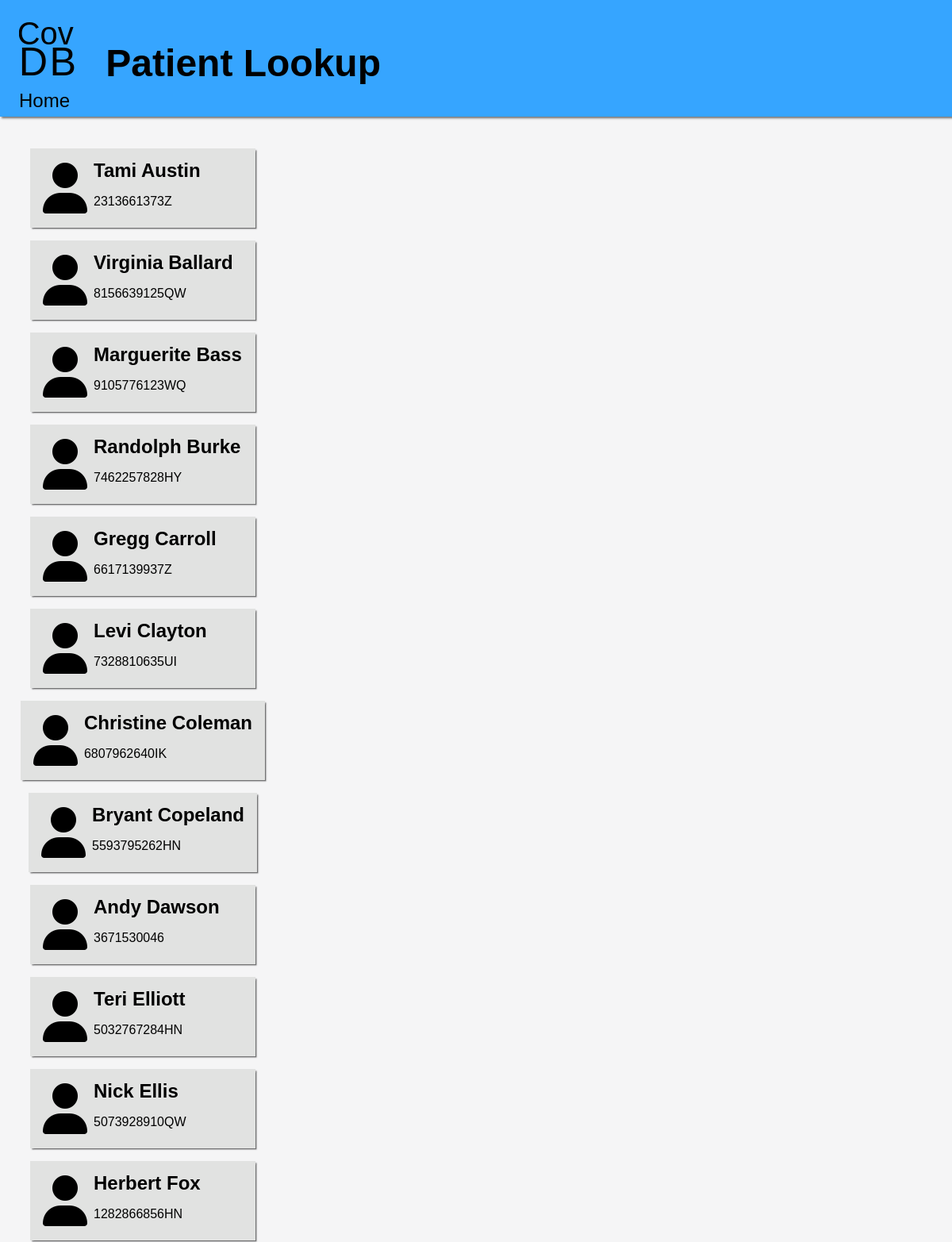
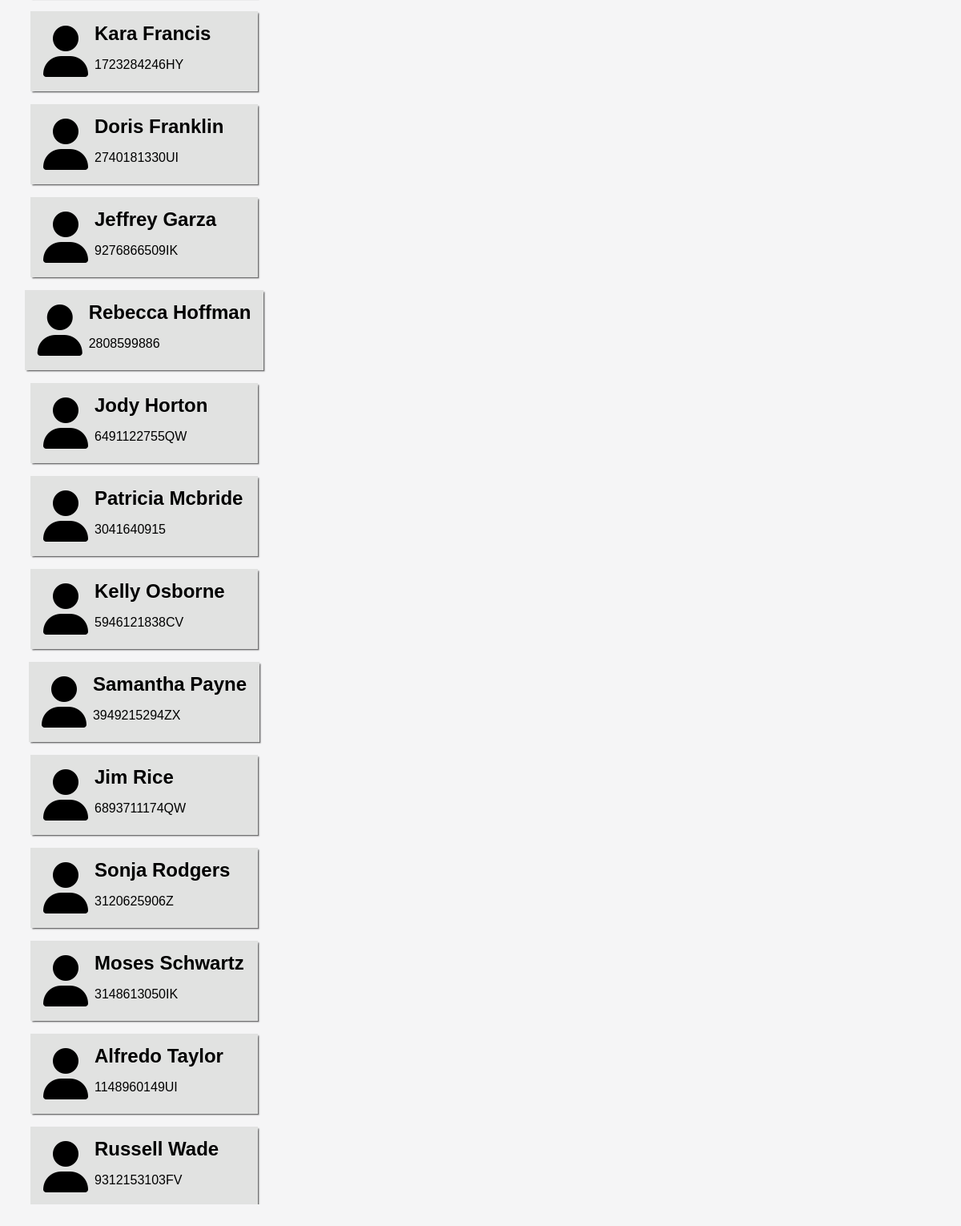
The app's page /public/patients.php with its own data (2 pictures, top to bottom).
### tables this page shows
CREATE TABLE Patient (
    OHIP        CHAR(12)    PRIMARY KEY,  
    firstName   VARCHAR(32) NOT NULL,  
    lastName    VARCHAR(32) NOT NULL,
    dateOfBirth DATE
);

### backend/patients.php (called while the page is built, shortened)
<?php
include_once($_SERVER["DOCUMENT_ROOT"] . "/_include.php");
include_once(MODELS_DIR."Patient.php");
function getPatients(string $order = "OHIP") {
    global $conn;
    $cols = array("OHIP", "firstName", "lastName", "dob");
    $order = $cols[array_search($order, $cols)];
    $stmt = $conn->prepare("SELECT * FROM Patient ORDER BY ".$order);
    $stmt->execute();
    $out = [];
    while($row = $stmt->fetch(PDO::FETCH_ASSOC)){
        $out[] = Patient::fromAssoc($row);
    }
    return $out;
}

### models/Patient.php (called while the page is built, shortened)
<?php
class Patient {
	public function __construct($OHIP, $firstName, $lastName, $dateOfBirth, ) {
		$this->OHIP = $OHIP;
		$this->firstName = $firstName;
		$this->lastName = $lastName;
	}
	public static function fromAssoc($assoc) {
		return new Patient(
			$assoc["OHIP"],
			$assoc["firstName"],
			$assoc["lastName"],
			$assoc["dateOfBirth"],
		);
	}
}

### public/patients.php (the view, shortened to what this page needs)
<!DOCTYPE html>
<html>
<?php
    include_once($_SERVER["DOCUMENT_ROOT"]."/_include.php");
    include_once(BACKEND_DIR."/patients.php");
?>
<head>
    <link rel='stylesheet' type='text/css' href='/listpage.css'>
</head>
<body>
    <div id="content">
        <section id="sidebar">
        <?php foreach(getPatients("lastName") as $p):
            $selected = "";
            ?>
            <a class="panel clickable <?= $selected ?>" href="?p=<?=$p->OHIP?>" style="width:70%; margin-left:auto; margin-right:auto">
                <i class="fa-solid fa-user"></i>
                <h2><?= $p->firstName." ".$p->lastName ?></h2>
                <p><?= $p->OHIP ?></p>
            </a>
        <?php endforeach; ?>
        </section>
    </div>
</body>
</html>

### public/main.css (style rules this page uses)
body { font-family: sans-serif; --colour-primary: #36a5ff; --colour-primary-light: #7bd6ff; --colour-primary-dark: #0077cb; --colour-secondary: #303f9f; --colour-secondary-light: #666ad1; --colour-secondary-dark: #001970; --colour-background: #f5f5f6; --colour-surface: #e1e2e1; --colour-on-primary: #000000; --colour-on-primary-dark: #FFFFFF; --colour-on-secondary: #FFFFFF; --colour-on-background: #000000; --colour-on-surface: #000000; background-color: var(--colour-background); color: var(--colour-on-background); margin:0; padding:0; min-width: fit-content; }
.panel { background-color: var(--colour-surface); color: var(--colour-on-surface); padding: 0.5em 1em; margin: 1em; flex-grow: 1; min-width: fit-content; box-shadow: 0.1em 0.1em 0.1em #00000088; display:grid; grid-template-areas: "icon . heading" "icon . text"; grid-template-columns: auto 0.5em 1fr; }
.panel i { grid-area: icon; text-align: center; font-size: 4em; margin:auto; }
.panel h2 { grid-area: heading; margin: 0.25em 0 0 0; }
.panel>*:last-child { grid-area: text; }
.clickable { transition: all 100ms; cursor: pointer; text-decoration: none; }

### public/listpage.css (style rules this page uses)
#content { display:grid; grid-template-columns: 30% auto; height: 70vh; }
#sidebar { overflow-x:hidden; overflow-y:scroll; height:inherit; }

### records on screen
patient: firstName "Tami", lastName "Austin", OHIP "2313661373Z"
patient: firstName "Virginia", lastName "Ballard", OHIP "8156639125QW"
patient: firstName "Marguerite", lastName "Bass", OHIP "9105776123WQ"
patient: firstName "Randolph", lastName "Burke", OHIP "7462257828HY"
patient: firstName "Gregg", lastName "Carroll", OHIP "6617139937Z"
patient: firstName "Levi", lastName "Clayton", OHIP "7328810635UI"
patient: firstName "Christine", lastName "Coleman", OHIP "6807962640IK"
patient: firstName "Bryant", lastName "Copeland", OHIP "5593795262HN"
patient: firstName "Andy", lastName "Dawson", OHIP "3671530046"
patient: firstName "Teri", lastName "Elliott", OHIP "5032767284HN"
patient: firstName "Nick", lastName "Ellis", OHIP "5073928910QW"
patient: firstName "Herbert", lastName "Fox", OHIP "1282866856HN"
patient: firstName "Kara", lastName "Francis", OHIP "1723284246HY"
patient: firstName "Doris", lastName "Franklin", OHIP "2740181330UI"
patient: firstName "Jeffrey", lastName "Garza", OHIP "9276866509IK"
patient: firstName "Rebecca", lastName "Hoffman", OHIP "2808599886"
patient: firstName "Jody", lastName "Horton", OHIP "6491122755QW"
patient: firstName "Patricia", lastName "Mcbride", OHIP "3041640915"
patient: firstName "Kelly", lastName "Osborne", OHIP "5946121838CV"
patient: firstName "Samantha", lastName "Payne", OHIP "3949215294ZX"
patient: firstName "Jim", lastName "Rice", OHIP "6893711174QW"
patient: firstName "Sonja", lastName "Rodgers", OHIP "3120625906Z"
patient: firstName "Moses", lastName "Schwartz", OHIP "3148613050IK"
patient: firstName "Alfredo", lastName "Taylor", OHIP "1148960149UI"
patient: firstName "Russell", lastName "Wade", OHIP "9312153103FV"

### other values on screen
$name "Patient Lookup"
